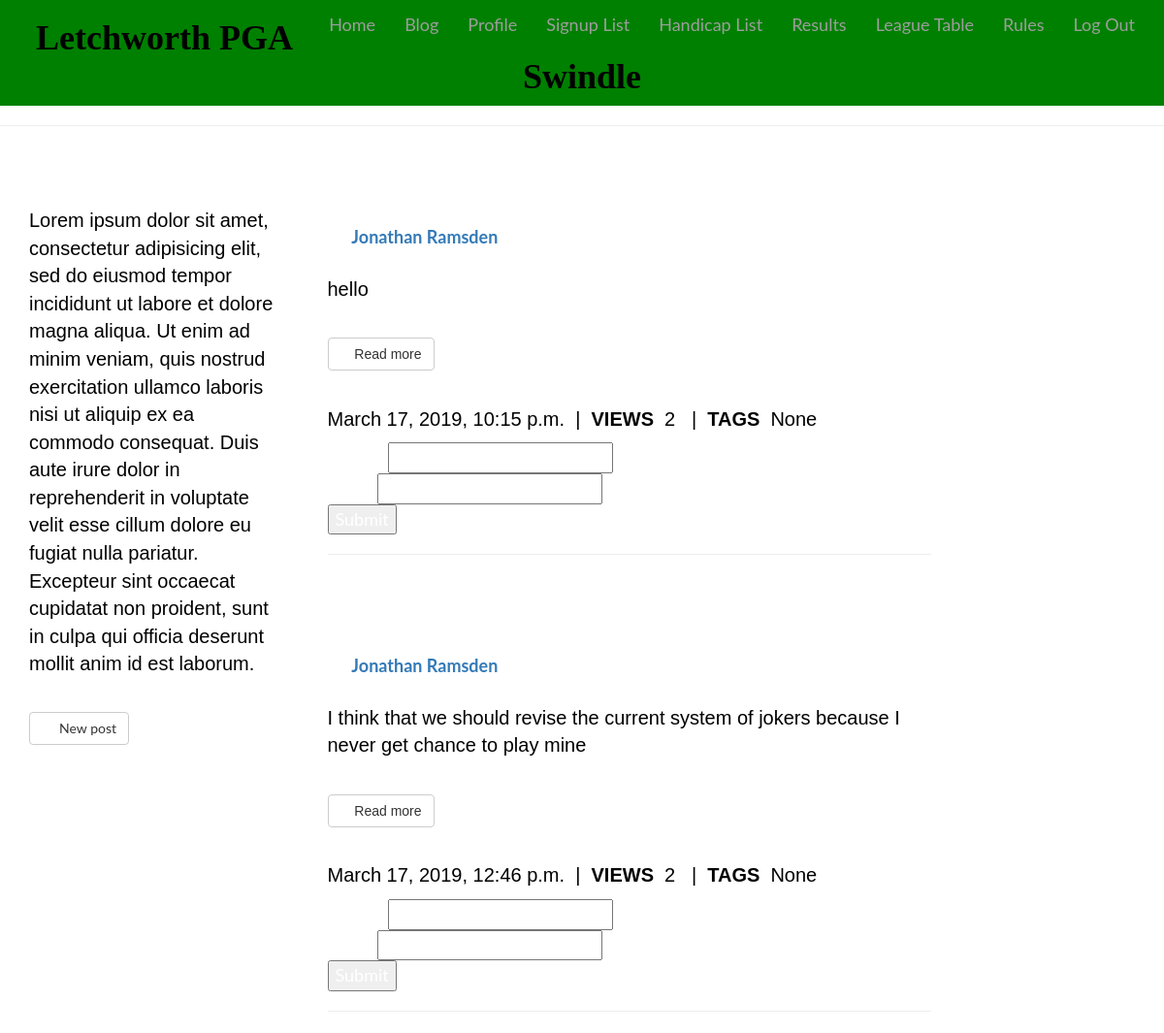
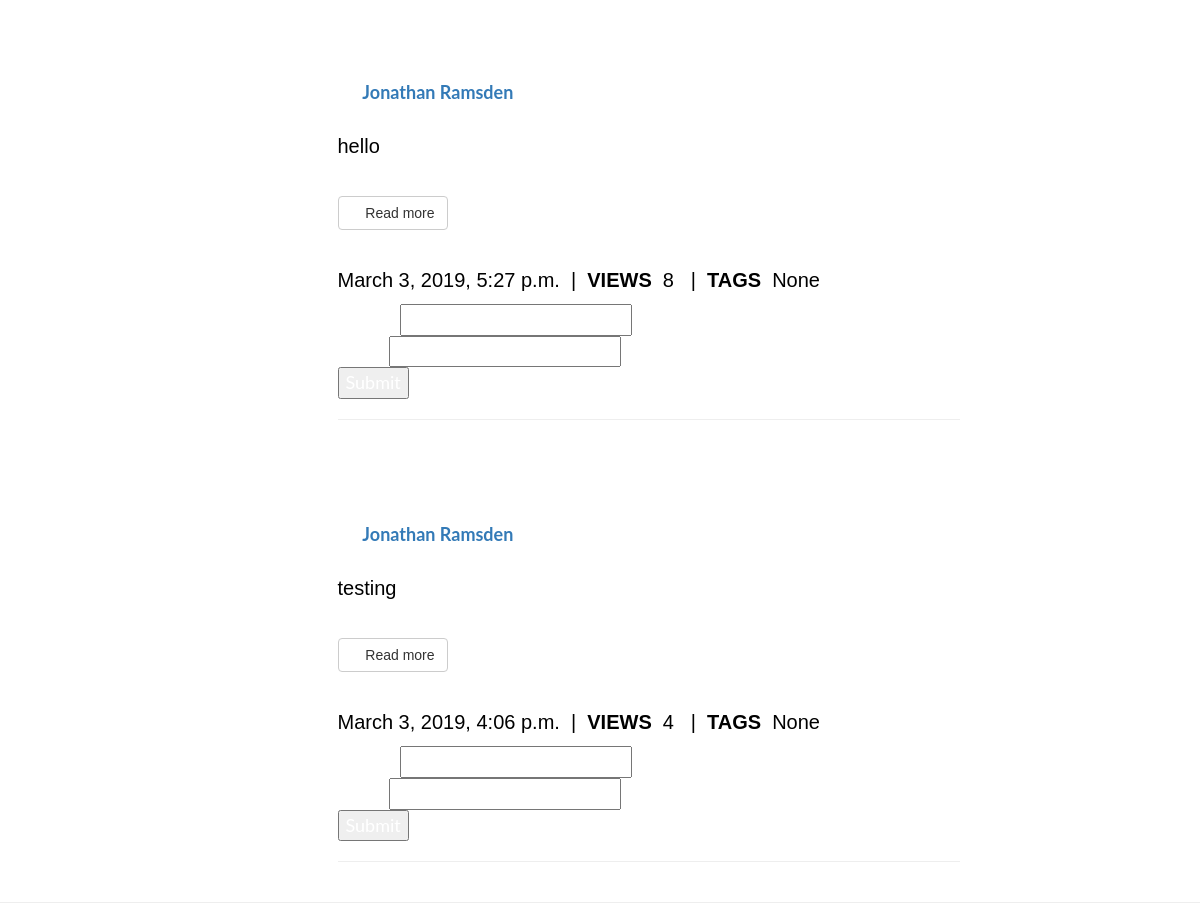
/blog (signed in), run on the app's committed database (2 pictures, top to bottom).
### blog/models.py (models this page shows, shortened)
class PostBlog(models.Model):
    author = models.ForeignKey(settings.AUTH_USER_MODEL)
    title = models.CharField(max_length=200)
    content = models.TextField()
    created_date = models.DateTimeField(auto_now_add=True)
    published_date = models.DateTimeField(blank=True, null=True)
    views = models.IntegerField(default=0)
    tag = models.CharField(max_length=30, blank=True, null=True)
    image = models.ImageField(upload_to="static/images", blank=True, null=True)

### accounts/models.py (models this page shows)
class User(AbstractUser):
    first_name = models.CharField(max_length=40, default='')
    last_name = models.CharField(max_length=40, default='')
    user_profile_picture = models.ImageField('user_profile_picture', upload_to='static/images/profiles/', null=True, blank=True)
    city = models.CharField(max_length=40, default='')
    handicap = models.CharField(max_length=2, default='')
    objects = AccountUserManager()
    playing = models.CharField(max_length=3, default='')
    membership_id = models.CharField(max_length=40, default='')
    date_joined = models.DateTimeField(default=timezone.now)

### blog/views.py (the view)
# urls.py: url(r'^blog$', blog_views.post_list, name="post_list"),
@login_required
def post_list(request):
    posts = PostBlog.objects.filter(published_date__lte = timezone.now()
        ).order_by('-published_date')
    return render(request, "blog/blog_posts.html", {'posts': posts})

### templates/blog/blog_posts.html (shortened to what this page needs)
{% extends "base.html" %}
{% block content %}
{% load bootstrap_tags %}
<div class="basic-box">
    <div class="row">
        <div id="internal-frame-left-intro" class="col-sm-3">
            <h2 class="firstColour"> Blog</h2>
            <p>Lorem ipsum dolor sit amet, consectetur adipisicing elit, sed do eiusmod
            tempor incididunt ut labore et dolore magna aliqua. Ut enim ad minim veniam,
            quis nostrud exercitation ullamco laboris nisi ut aliquip ex ea commodo
            consequat. Duis aute irure dolor in reprehenderit in voluptate velit esse
            cillum dolore eu fugiat nulla pariatur. Excepteur sint occaecat cupidatat non
            proident, sunt in culpa qui officia deserunt mollit anim id est laborum.</p><br>
            <a href="{% url 'new_post'  %}"  class="btn btn-default btn-md standard-style-button"><span class="glyphicon glyphicon-plus-sign" aria-hidden="true"></span>&nbsp; New post</a>
        </div>
        <div class="col-sm-7">
            <div class="row>">
                {% for post in posts %}
                    <div class="col-sm-12">
                        <h3 class="firstColour">{{ post.title }}</h3>
                        <br>
                        By <a href="{% url 'member_detail' post.author.id %}"><b>{{ user.first_name }}  {{ user.last_name }}</b></a>
                    </div>
                    <div class="col-sm-12">
                        <br>
                        <div class="row">
                            <div class="col-sm-12">
                                <p>
                                    {% autoescape off %}
                                        {{ post.content |truncatewords:30 }}
                                    {% endautoescape %}
                                </p>
                                <br>
                                <p><a href="{% url 'post_details' post.id %}"  class="btn btn-default btn-md standard-style-button"><span class="glyphicon glyphicon-chevron-right" aria-hidden="true"></span>&nbsp;Read more</a></p>
                                <br>
                                <p>{{ post.published_date }}     &nbsp;|&nbsp;    <strong>VIEWS</strong>&nbsp; {{ post.views }} &nbsp; |&nbsp;    <strong>TAGS</strong>&nbsp; {{ post.tag }}</p>
            <form method='post'>
  NAME: <input type='text' name='name' id='name' /><br />
  Email: <input type='text' name='email' id='email' /><br />
  <input type='submit' value='Submit' />
</form>
                                <hr>
                            </div>
                        </div>
                    </div>
                {% endfor %}
            </div>
        </div>
        <div class="col-sm-2"></div>
    </div>
</div>
{% endblock %}

### static/custom.css (style rules this page uses)
body { font-family: 'Lato', SansSerif; font-size: 18px; color: white; }
p { font-family: sans-serif; font-size: 20px; color: black; }

### data on the page
PostBlog: content "hello", published_date "March 17, 2019, 10:15 p.m.", views "2", tag "None"
User: first_name "Jonathan", last_name "Ramsden"
PostBlog: content "I think that we should revise the current system of jokers because I never get chance to play mine", published_date "March 17, 2019, 12:46 p.m.", views "2", tag "None"
PostBlog: content "hello", published_date "March 3, 2019, 5:27 p.m.", views "8", tag "None"
PostBlog: content "testing", published_date "March 3, 2019, 4:06 p.m.", views "4", tag "None"
